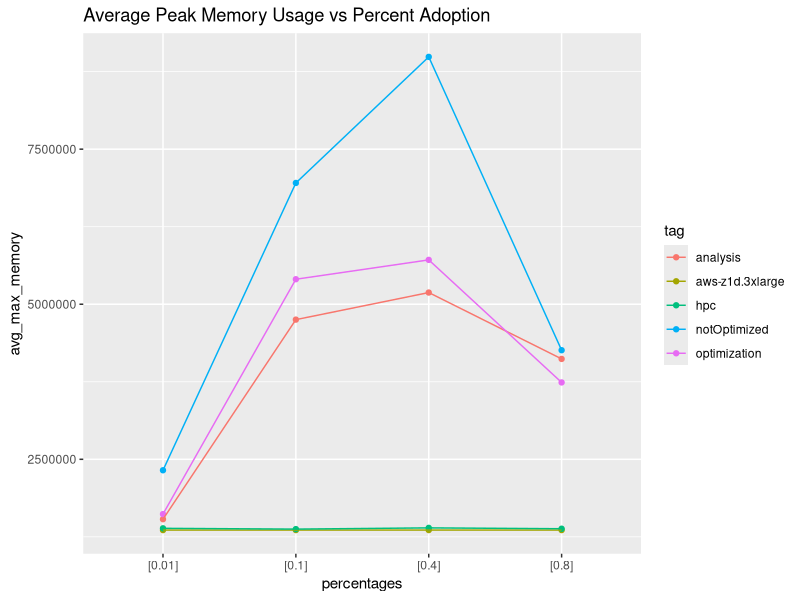
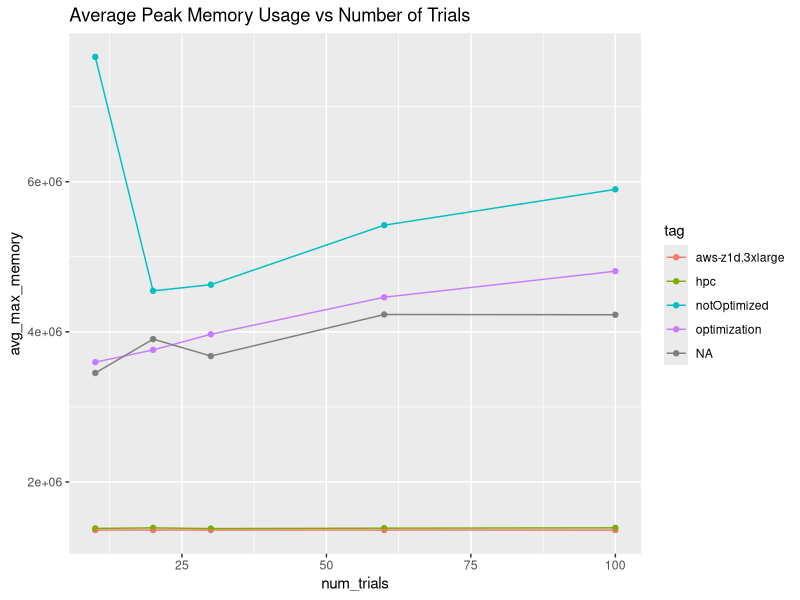
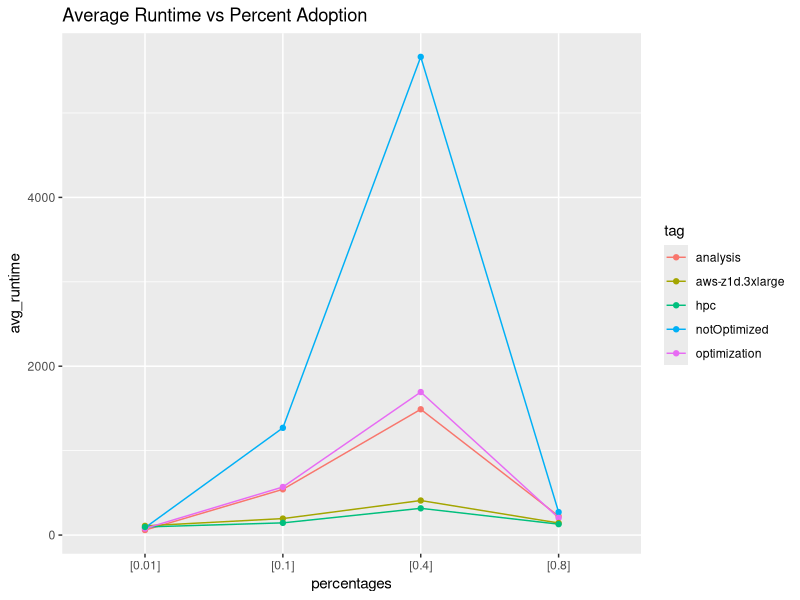
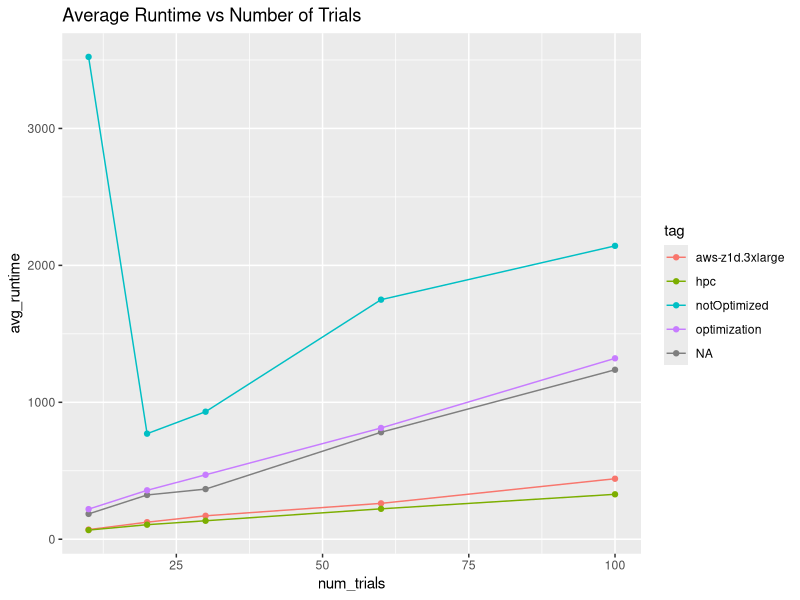

Write the R code that produced these figures, in order.
library(readr)
library(ggplot2)
library(dplyr)

############################
# Load Data
############################

raw_data = read_tsv('../secure_monitoring_service_pkg/tests/performance_tests/benchmark/results.tsv')


############################
# Preprocessing
############################

# Set columns types as needed
raw_data$policy <- as.factor(raw_data$policy)
raw_data$hijack_type <- as.factor(raw_data$hijack_type)
raw_data$percentages <- as.factor(raw_data$percentages)

# Select benchmarks
selected_raw_data <- raw_data[raw_data$tag == "analysis", ]
not_optimized_raw_data <- raw_data[raw_data$tag == "notOptimized", ]
optimization_raw_data <- raw_data[raw_data$tag == "optimization", ]
aws_raw_data <- raw_data[raw_data$tag == "aws-z1d.3xlarge", ]
hpc_raw_data <- raw_data[raw_data$tag == "hpc", ]


# -----------------------------
# Aggregate Data
# -----------------------------

# Subprefix Attack
subprefix_percentage_grouping <- selected_raw_data %>% group_by(tag, policy, hijack_type, percentages) %>% summarise(avg_max_memory = mean(max_memory),
                                                                                                                 avg_runtime = mean(runtime)) %>% filter(hijack_type == "V4SubprefixHijackScenario")
subprefix_trials_grouping <- selected_raw_data %>% group_by(policy, hijack_type, num_trials) %>% summarise(avg_max_memory = mean(max_memory),
                                                                                                            avg_runtime = mean(runtime)) %>% filter(hijack_type == "V4SubprefixHijackScenario")


# AutoImmune Attack Before Optimization
autoimmune_percentage_grouping <- not_optimized_raw_data %>% group_by(tag, policy, hijack_type, percentages) %>% summarise(avg_max_memory = mean(max_memory),
                                                                                            avg_runtime = mean(runtime)) %>% filter(hijack_type == "SubprefixAutoImmuneScenario")
autoimmune_trials_grouping <- not_optimized_raw_data %>% group_by(tag, policy, hijack_type, num_trials) %>% summarise(avg_max_memory = mean(max_memory),
                                                                                    avg_runtime = mean(runtime)) %>% filter(hijack_type == "SubprefixAutoImmuneScenario")

# AutoImmune Attack After Optimization
optimization_percentage_grouping <- optimization_raw_data %>% group_by(tag, policy, hijack_type, percentages) %>% summarise(avg_max_memory = mean(max_memory),
                                                                                                                 avg_runtime = mean(runtime))
optimization_trials_grouping <- optimization_raw_data %>% group_by(tag, policy, hijack_type, num_trials) %>% summarise(avg_max_memory = mean(max_memory),
                                                                                                                  avg_runtime = mean(runtime))

# AutoImmune Attack After Optimization on AWS
aws_optimization_percentage_grouping <- aws_raw_data %>% group_by(tag, policy, hijack_type, percentages) %>% summarise(avg_max_memory = mean(max_memory),
                                                                                                                            avg_runtime = mean(runtime))
aws_optimization_trials_grouping <- aws_raw_data %>% group_by(tag, policy, hijack_type, num_trials) %>% summarise(avg_max_memory = mean(max_memory),
                                                                                                                       avg_runtime = mean(runtime))

# AutoImmune Attack After Optimization on HPC (hi-core 12 cores)
hpc_optimization_percentage_grouping <- hpc_raw_data %>% group_by(tag, policy, hijack_type, percentages) %>% summarise(avg_max_memory = mean(max_memory),
                                                                                                                       avg_runtime = mean(runtime))
hpc_optimization_trials_grouping <- hpc_raw_data %>% group_by(tag, policy, hijack_type, num_trials) %>% summarise(avg_max_memory = mean(max_memory),
                                                                                                                  avg_runtime = mean(runtime))


# Merged Percentage Group
merged_data_percentage <- rbind(subprefix_percentage_grouping, autoimmune_percentage_grouping)
merged_data_percentage <- rbind(merged_data_percentage, optimization_percentage_grouping)
merged_data_percentage <- rbind(merged_data_percentage, aws_optimization_percentage_grouping)
merged_data_percentage <- rbind(merged_data_percentage, hpc_optimization_percentage_grouping)
k1_policy_merged_percentage <- merged_data_percentage %>% filter(policy == 'v4k1')

# Merged Trials Group
merged_data_trials <- rbind(subprefix_trials_grouping, autoimmune_trials_grouping)
merged_data_trials <- rbind(merged_data_trials, optimization_trials_grouping)
merged_data_trials <- rbind(merged_data_trials, aws_optimization_trials_grouping)
merged_data_trials <- rbind(merged_data_trials, hpc_optimization_trials_grouping)
k1_policy_merged_trials <- merged_data_trials %>% filter(policy == 'v4k1')


##################################
# Plotting
##################################

# -----------------------------
# Memory Plots
# -----------------------------

ggplot(k1_policy_merged_percentage, aes(x=percentages, y=avg_max_memory, color=tag, group=tag)) + 
  geom_point() + 
  geom_line() + 
  labs(title = "Average Peak Memory Usage vs Percent Adoption")

ggplot(k1_policy_merged_trials, aes(x=num_trials, y=avg_max_memory, color=tag, group=tag)) + 
  geom_point() + 
  geom_line() + 
  labs(title = "Average Peak Memory Usage vs Number of Trials")


# ggplot(percentage_grouping, aes(x=percentages, y=avg_max_memory, color=policy, group=policy)) + geom_point() + geom_line() + labs(title = "Average Peak Memory Usage vs Percent Adoption")
# ggplot(trials_grouping, aes(x=num_trials, y=avg_max_memory, color=policy)) + geom_point() + geom_line() + labs(title = "Average Peak Memory Usage vs Number of Trials")


# -----------------------------
# Runtime Results
# -----------------------------

ggplot(k1_policy_merged_percentage, aes(y=avg_runtime, x=percentages, group=tag, color=tag)) + 
  geom_line() + 
  geom_point() + 
  labs(title = "Average Runtime vs Percent Adoption")

ggplot(k1_policy_merged_trials, aes(y=avg_runtime, x=num_trials, group=tag, color=tag)) + 
  geom_line() + 
  geom_point() + 
  labs(title = "Average Runtime vs Number of Trials")


# ggplot(percentage_grouping, aes(x=percentages, y=avg_runtime, color=policy, group=policy)) + geom_point() + geom_line() + labs(title = "Average Runtime vs Percent Adoption")
# ggplot(trials_grouping, aes(x=num_trials, y=avg_runtime, color=policy)) + geom_point() + geom_line() + labs(title = "Average Runtime vs Number of Trials")
